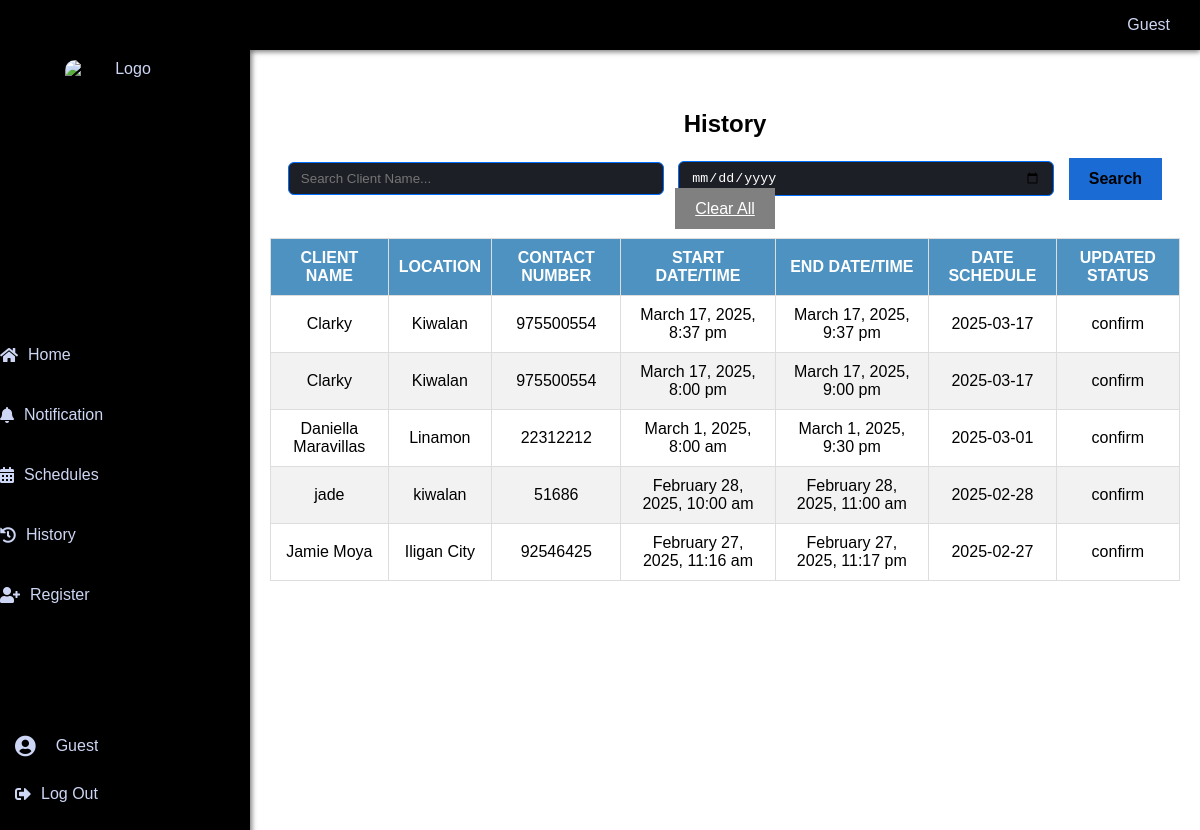
/history.php, run on an earlier commit of the app's database.
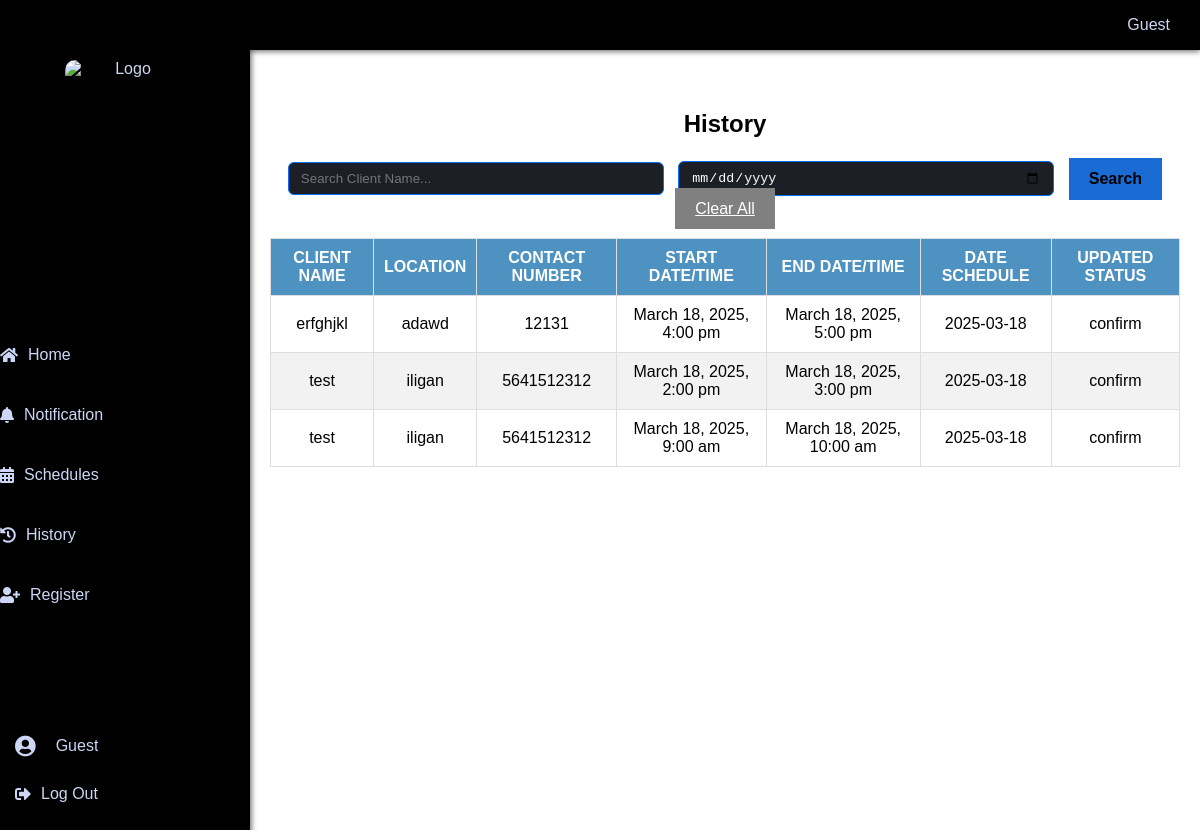
And on a later commit of the database.
### tables this page shows
CREATE TABLE `Schedule` (
  `ScheduleID` bigint(20) NOT NULL AUTO_INCREMENT,
  `start_date_time` datetime NOT NULL,
  `end_date_time` datetime NOT NULL,
  `date_schedule` datetime NOT NULL,
  `EventID` bigint(20) NOT NULL,
  `StatusID` bigint(20) NOT NULL,
  PRIMARY KEY (`ScheduleID`),
  KEY `Events_Schedule` (`EventID`),
  KEY `Updated_Status_Schedule` (`StatusID`),
  CONSTRAINT `Events_Schedule` FOREIGN KEY (`EventID`) REFERENCES `Events` (`EventID`),
  CONSTRAINT `Updated_Status_Schedule` FOREIGN KEY (`StatusID`) REFERENCES `Updated_Status` (`StatusID`)
);

CREATE TABLE `Clients` (
  `ClientID` bigint(20) NOT NULL AUTO_INCREMENT,
  `clients_name` text NOT NULL,
  `contact_number` bigint(20) NOT NULL,
  `location` varchar(100) NOT NULL,
  `ID` bigint(20) NOT NULL,
  PRIMARY KEY (`ClientID`),
  KEY `users_Clients` (`ID`),
  CONSTRAINT `users_Clients` FOREIGN KEY (`ID`) REFERENCES `users` (`ID`)
);

CREATE TABLE `Updated_Status` (
  `StatusID` bigint(20) NOT NULL AUTO_INCREMENT,
  `updated_status` text NOT NULL DEFAULT current_timestamp(),
  PRIMARY KEY (`StatusID`)
);

### htdocs/history.php (the view, shortened to what this page needs)
<?php
include 'navigation.php';
$searchName = isset($_GET['search']) ? $conn->real_escape_string($_GET['search']) : '';
$searchDate = isset($_GET['searchDate']) ? $conn->real_escape_string($_GET['searchDate']) : '';
$query = "SELECT c.clients_name, c.location, c.contact_number,
                 s.start_date_time, s.end_date_time,
                 DATE(s.start_date_time) AS date_schedule,
                 us.updated_status
          FROM Schedule s
          JOIN Events e ON s.EventID = e.EventID
          JOIN Clients c ON e.ClientID = c.ClientID
          JOIN Updated_Status us ON s.StatusID = us.StatusID";
$query .= " ORDER BY s.start_date_time DESC";
$result = $conn->query($query);
?>
<!DOCTYPE html>
<html lang="en">
<head>
</head>
<body>
    <div class="container mt-5">
        <h2>History</h2>
        <form method="get" action="history.php" class="mb-4">
            <input type="text" name="search" class="form-control" placeholder="Search Client Name..." value="<?php echo htmlspecialchars($searchName); ?>">
            <input type="date" name="searchDate" class="form-control" value="<?php echo htmlspecialchars($searchDate); ?>">
            <button type="submit" class="btn btn-primary"><strong>Search</strong></button>
            <a href="history.php" class="btn btn-secondary">Clear All</a>
        </form>
        <table class="table table-bordered">
            <thead>
                <tr>
                    <th>Client Name</th>
                    <th>Location</th>
                    <th>Contact Number</th>
                    <th>Start Date/Time</th>
                    <th>End Date/Time</th>
                    <th>Date Schedule</th>
                    <th>Updated Status</th>
                </tr>
            </thead>
            <tbody>
                <?php if($result && $result->num_rows > 0): ?>
                    <?php while($row = $result->fetch_assoc()): ?>
                        <tr>
                            <td><?php echo htmlspecialchars($row['clients_name']); ?></td>
                            <td><?php echo htmlspecialchars($row['location']); ?></td>
                            <td><?php echo htmlspecialchars($row['contact_number']); ?></td>
                            <td><?php echo date("F j, Y, g:i a", strtotime($row['start_date_time'])); ?></td>
                            <td><?php echo date("F j, Y, g:i a", strtotime($row['end_date_time'])); ?></td>
                            <td><?php echo htmlspecialchars($row['date_schedule']); ?></td>
                            <td>
                                <?php
                                $status = strtolower($row['updated_status']);
                                if ($status === 'completed') {
                                    echo '<span style="background-color: green; color: white; padding: 5px 10px; border-radius: 5px;">Completed</span>';
                                } elseif ($status === 'cancel') {
                                    echo '<span style="background-color: red; color: white; padding: 5px 10px; border-radius: 5px;">Cancel</span>';
                                } else {
                                    echo htmlspecialchars($row['updated_status']);
                                }
                                ?>
                            </td>
                        </tr>
                    <?php endwhile; ?>
                <?php else: ?>
                    <tr>
                        <td colspan="7">No schedule history found.</td>
                    </tr>
                <?php endif; ?>
            </tbody>
        </table>
    </div>
</body>
</html>

### htdocs/navigation.php (shortened to what this page needs)
<?php
$username = 'Guest';
?>
<!DOCTYPE html>
<html lang="en">
<head>
    <link rel="stylesheet" href="https://cdnjs.cloudflare.com/ajax/libs/font-awesome/5.15.4/css/all.min.css">
</head>
<body>
    <div class="topbar">
        <div class="username-container">
            <span class="username" onclick="toggleDropdown()"><?php echo htmlspecialchars($username); ?></span>
        </div>
    </div>
    <div class="sidebar" id="sidebar">
        <div class="logo-container">
            <img src="https://encrypted-tbn0.gstatic.com/images?q=tbn:ANd9GcQgJbMfeLLbE_Wh3cK3RK8s0a-P9hvTwYfHpw&s" alt="Logo" class="logo">
        </div>
        <div class="nav-items">
            <a href="homepage.php"><i class="fas fa-home"></i> Home</a>
            <a href="notification.php"><i class="fas fa-bell"></i>Notification
            </a>
            <a href="schedule.php"><i class="fas fa-calendar-alt"></i>Schedules</a>
            <a href="history.php"><i class="fas fa-history"></i>History</a>
            <a href="register.php"><i class="fas fa-user-plus"></i>Register</a>
        </div>
        <div class="profile">
            <i class="fas fa-user-circle fa-lg"></i>
            <span id="username-display" style="margin-left: 10px; overflow: hidden; text-overflow: ellipsis; white-space: nowrap; max-width: 180px;">
                <?php echo htmlspecialchars($username); ?>
            </span>
        </div>
        <div class="logout">
            <a href="javascript:void(0);" onclick="showLogoutConfirmation()"><i class="fas fa-sign-out-alt"></i>Log Out</a>
        </div>
    </div>
</body>
</html>

### htdocs/navigation.php (style rules this page uses)
body { display: flex; min-height: 100vh; margin: 0; font-family: Arial, sans-serif; background: #121212; }
.sidebar { width: 250px; background: #000000; color: #CDD6F4; transition: none; position: fixed; top: 0; left: 0; height: 100%; overflow: hidden; transform: translateX(0); opacity: 1; z-index: 1000; box-shadow: 2px 0 5px rgba(0,0,0,0.5); display: flex; flex-direction: column; justify-content: space-between; }
.sidebar a { display: flex; align-items: center; padding: 15px; color: #CDD6F4; text-decoration: none; transition: background 0.3s, padding-left 0.3s; margin-bottom: 12px; }
.sidebar a i { margin-right: 10px; color: #CDD6F4; }
.sidebar .nav-items { flex-grow: 1; display: flex; flex-direction: column; justify-content: center; align-items: center; }
.sidebar .nav-items a { width: 100%; text-align: center; }
.sidebar .logout { margin-bottom: 20px; }
.profile { display: flex; align-items: center; padding: 15px; color: #CDD6F4; text-decoration: none; transition: background 0.3s, padding-left 0.3s; }
.profile i { margin-right: 10px; color: #CDD6F4; }
.logo-container { display: flex; justify-content: center; align-items: center; margin: 60px 0; }
.logo { height: 120px; width: 120px; border-radius: 10px; }
.topbar { position: fixed; top: 0; left: 250px; right: 0; height: 50px; background-color: #000000; color: #CDD6F4; display: flex; align-items: center; padding: 0 20px; z-index: 1001; box-shadow: 0 2px 5px rgba(0,0,0,0.5); }
.username-container { margin-left: auto; position: relative; }
.username { cursor: pointer; padding: 10px; border-radius: 5px; transition: background 0.3s; }

### htdocs/history.php (style rules this page uses)
body { background-color: #ffffff; color: #000000; font-family: 'Arial', sans-serif; margin: 0; padding: 0; text-align: center; padding-top: 50px; padding-left: 250px; }
.container { animation: fadeIn 1s ease-in-out; padding: 20px; margin: 0 auto; text-align: center; margin-top: 20px; }
.form-control { background: #1c1f26; color: #ffffff; border: 1px solid rgb(0, 110, 255); border-radius: 6px; padding: 8px 12px; }
form.mb-4 { margin-bottom: 20px; }
form.mb-4 input.form-control { display: inline-block; width: 350px; margin-right: 10px; vertical-align: middle; }
form.mb-4 button.btn { vertical-align: middle; padding: 12px 20px; font-size: 16px; }
table { width: 100%; border-collapse: collapse; margin-top: 20px; }
th, td { border: 1px solid #ddd; padding: 10px; text-align: center; }
th { background-color:rgb(77, 146, 192); color: white; text-transform: uppercase; }
tr:nth-child(even) { background-color: #f2f2f2; }
.btn-primary { background-color:rgb(27, 107, 212); border: none; padding: 12px 20px; font-size: 16px; }
.btn-secondary { background-color: grey; border: none; color: white; padding: 12px 20px; font-size: 16px; }

What changed in the data, as far as the page shows it:
removed schedule: clients.clients_name "Clarky", clients.location "Kiwalan", clients.contact_number "975500554", start_date_time "March 17, 2025, 8:37 pm", end_date_time "March 17, 2025, 9:37 pm", date_schedule "2025-03-17", StatusID.updated_status "confirm"
removed schedule: clients.clients_name "Clarky", clients.location "Kiwalan", clients.contact_number "975500554", start_date_time "March 17, 2025, 8:00 pm", end_date_time "March 17, 2025, 9:00 pm", date_schedule "2025-03-17", StatusID.updated_status "confirm"
removed schedule: clients.clients_name "Daniella Maravillas", clients.location "Linamon", clients.contact_number "22312212", start_date_time "March 1, 2025, 8:00 am", end_date_time "March 1, 2025, 9:30 pm", date_schedule "2025-03-01", StatusID.updated_status "confirm"
removed schedule: clients.clients_name "jade", clients.location "kiwalan", clients.contact_number "51686", start_date_time "February 28, 2025, 10:00 am", end_date_time "February 28, 2025, 11:00 am", date_schedule "2025-02-28", StatusID.updated_status "confirm"
removed schedule: clients.clients_name "Jamie Moya", clients.location "Iligan City", clients.contact_number "92546425", start_date_time "February 27, 2025, 11:16 am", end_date_time "February 27, 2025, 11:17 pm", date_schedule "2025-02-27", StatusID.updated_status "confirm"
added schedule: clients.clients_name "erfghjkl", clients.location "adawd", clients.contact_number "12131", start_date_time "March 18, 2025, 4:00 pm", end_date_time "March 18, 2025, 5:00 pm", date_schedule "2025-03-18", StatusID.updated_status "confirm"
added schedule: clients.clients_name "test", clients.location "iligan", clients.contact_number "5641512312", start_date_time "March 18, 2025, 2:00 pm", end_date_time "March 18, 2025, 3:00 pm", date_schedule "2025-03-18", StatusID.updated_status "confirm"
added schedule: clients.clients_name "test", clients.location "iligan", clients.contact_number "5641512312", start_date_time "March 18, 2025, 9:00 am", end_date_time "March 18, 2025, 10:00 am", date_schedule "2025-03-18", StatusID.updated_status "confirm"
